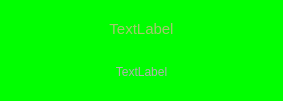
<?xml version="1.0" encoding="UTF-8"?>
<ui version="4.0">
 <class>Form</class>
 <widget class="QWidget" name="Form">
  <property name="geometry">
   <rect>
    <x>0</x>
    <y>0</y>
    <width>283</width>
    <height>101</height>
   </rect>
  </property>
  <property name="windowTitle">
   <string>Display</string>
  </property>
  <property name="styleSheet">
   <string notr="true">background-color: rgb(0, 255, 0);</string>
  </property>
  <layout class="QVBoxLayout" name="verticalLayout">
   <item>
    <widget class="QLabel" name="label">
     <property name="text">
      <string>&lt;html&gt;&lt;head/&gt;&lt;body&gt;&lt;p&gt;&lt;span style=&quot; font-size:11pt; color:#a5c86f;&quot;&gt;TextLabel&lt;/span&gt;&lt;/p&gt;&lt;/body&gt;&lt;/html&gt;</string>
     </property>
     <property name="alignment">
      <set>Qt::AlignCenter</set>
     </property>
     <property name="textInteractionFlags">
      <set>Qt::LinksAccessibleByMouse|Qt::TextSelectableByMouse</set>
     </property>
    </widget>
   </item>
   <item>
    <widget class="QLabel" name="label_2">
     <property name="text">
      <string>&lt;html&gt;&lt;head/&gt;&lt;body&gt;&lt;p&gt;&lt;span style=&quot; color:#b1b1b1;&quot;&gt;TextLabel&lt;/span&gt;&lt;/p&gt;&lt;/body&gt;&lt;/html&gt;</string>
     </property>
     <property name="alignment">
      <set>Qt::AlignCenter</set>
     </property>
     <property name="textInteractionFlags">
      <set>Qt::LinksAccessibleByMouse|Qt::TextSelectableByMouse</set>
     </property>
    </widget>
   </item>
  </layout>
 </widget>
 <resources/>
 <connections/>
</ui>
